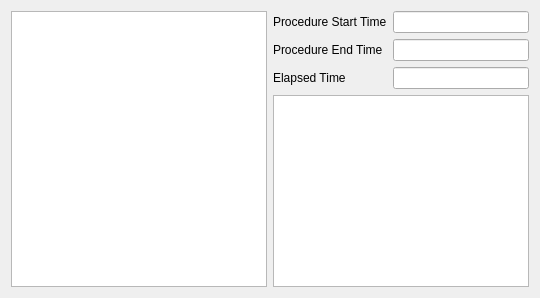
          <widget class="QWidget" name="ringsTab">
           <attribute name="title">
            <string>1 - Rings</string>
           </attribute>
           <layout class="QGridLayout" name="gridLayout_16">
            <item row="0" column="0" rowspan="2">
             <widget class="QListWidget" name="pan1ComList">
              <property name="sizePolicy">
               <sizepolicy hsizetype="Expanding" vsizetype="Expanding">
                <horstretch>0</horstretch>
                <verstretch>0</verstretch>
               </sizepolicy>
              </property>
              <property name="minimumSize">
               <size>
                <width>0</width>
                <height>0</height>
               </size>
              </property>
              <property name="font">
               <font>
                <pointsize>8</pointsize>
                <weight>50</weight>
                <bold>false</bold>
               </font>
              </property>
             </widget>
            </item>
            <item row="0" column="1">
             <layout class="QGridLayout" name="gridLayout_5">
              <item row="0" column="0">
               <widget class="QLabel" name="label_14">
                <property name="text">
                 <string>Procedure Start Time</string>
                </property>
               </widget>
              </item>
              <item row="0" column="1">
               <widget class="QLineEdit" name="pan1STimeLE">
                <property name="readOnly">
                 <bool>true</bool>
                </property>
               </widget>
              </item>
              <item row="1" column="0">
               <widget class="QLabel" name="label_15">
                <property name="text">
                 <string>Procedure End Time</string>
                </property>
               </widget>
              </item>
              <item row="1" column="1">
               <widget class="QLineEdit" name="pan1ETimeLE">
                <property name="readOnly">
                 <bool>true</bool>
                </property>
               </widget>
              </item>
              <item row="2" column="0">
               <widget class="QLabel" name="label_16">
                <property name="text">
                 <string>Elapsed Time</string>
                </property>
               </widget>
              </item>
              <item row="2" column="1">
               <widget class="QLineEdit" name="pan1TTimeLE">
                <property name="readOnly">
                 <bool>true</bool>
                </property>
               </widget>
              </item>
             </layout>
            </item>
            <item row="1" column="1">
             <widget class="QListWidget" name="pan1TimeList"/>
            </item>
           </layout>
          </widget>
